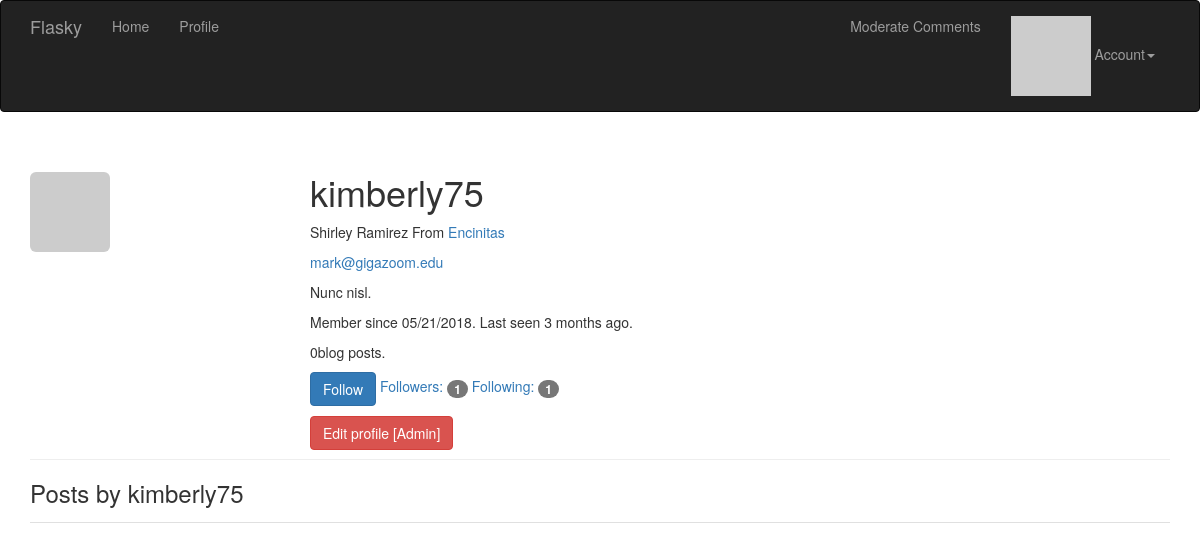
Page /user/kimberly75 (signed in) on the committed database.
### src/app/models.py (models this page shows, shortened)
class User(UserMixin, db.Model):
    __tablename__ = 'users'
    id = db.Column(db.Integer(), primary_key=True)
    email = db.Column(db.String(64), unique=True, index=True)
    username = db.Column(db.String(255), unique=True, index=True)
    role_id = db.Column(db.Integer, db.ForeignKey('roles.id'))
    posts = db.relationship('Post', backref='author', lazy='dynamic')
    comments = db.relationship('Comment', backref='author', lazy='dynamic')
    password_hash = db.Column(db.String(128))
    confirmed = db.Column(db.Boolean(), default=False)
    name = db.Column(db.String(64))
    location = db.Column(db.String(64))
    about_me = db.Column(db.Text())
    member_since = db.Column(db.DateTime(), default=datetime.utcnow)
    last_seen = db.Column(db.DateTime(), default=datetime.utcnow)
    avatar_hash = db.Column(db.String(32))
    followed = db.relationship('Follow',
                               foreign_keys=[Follow.follower_id],
                               backref=db.backref('follower', lazy='joined'),
                               lazy='dynamic',
                               cascade='all, delete-orphan')
    followers = db.relationship('Follow',
                               foreign_keys=[Follow.followed_id],
                               backref=db.backref('followed', lazy='joined'),
                               lazy='dynamic',
                               cascade='all, delete-orphan')
    @property
    def password(self):
        raise AttributeError('password is not a readable attribute')
    def can(self, permission):
        return self.role is not None and (self.role.permission & permission) == permission
    def is_administrator(self):
        return self.can(Permission.ADMINISTER)
    def ping(self):
        self.last_seen = datetime.utcnow()
        db.session.add(self)
    def gravatar(self, size=100, default='identicon', rating='g'):
        if request.is_secure:
            url = 'http://secure.gravatar.com/avatar'
        else:
            url = 'http://www.gravatar.com/avatar'
        hash = self.avatar_hash or self.gravatar_hash()
        return '{url}/{hash}?s={size}&d={default}&r={rating}'.format(
            url=url, hash=hash, size=size, default=default, rating=rating)
    def is_following(self, user):
        return self.followed.filter_by(followed_id=user.id).first() is not None

### src/app/main/views.py (the view)
@main.route('/user/<username>')
def user(username):
    user = User.query.filter_by(username=username).first()
    if user is None:
        abort(404)
    posts = user.posts.order_by(Post.timestamp.desc()).all()
    return render_template('user.html', user=user, posts=posts)

### src/app/auth/views.py (called while the page is built)
@auth.before_app_request
def before_request():
    print(request, ':', request.endpoint)
    if current_user.is_authenticated:
        current_user.ping()
        if not current_user.confirmed and request.endpoint[:5] != 'auth.':
            return redirect(url_for('auth.unconfirmed'))

### src/app/main/__init__.py (called while the page is built)
@main.app_context_processor
def inject_permissions():
    return dict(Permission=Permission)

### src/app/models.py (called while the page is built)
@login_manager.user_loader
def load_user(user_id):
    return User.query.get(int(user_id))

### src/app/templates/user.html (shortened to what this page needs)
{% extends 'base.html' %}
{% block page_content %}
<div class="page-header">
    <img class="img-rounded profile-thumbnail" src="{{ user.gravatar(size=256) }}"/>
    <div class="profile-header">
        <h1>{{ user.username }} </h1>
        {% if user.name or user.location %}
            <p>
            {% if user.name %}
                {{ user.name }}
            {% endif %}
            {% if user.location %}
                From
                <a href="http://maps.google.com/?q={{ user.location }}">
                    {{ user.location }}
                </a>
            {% endif %}
            </p>
        {% endif %}
        {% if current_user.is_administrator() %}
            <p><a href="mailto{{ user.email }}">{{ user.email }}</a></p>
        {% endif %}
        {% if user.about_me %} <p>{{ user.about_me }}</p> {% endif %}
        <p>
            Member since {{ moment(user.member_since).format('L') }}. Last seen {{ moment(user.last_seen).fromNow() }}.
        </p>
        <p>{{ user.posts.count() }}blog posts.</p>
        <p>
            {% if current_user.can(Permission.FOLLOW) and user != current_user %}
                {% if not current_user.is_following(user) %}
                <a href="{{ url_for('.follow', username=user.username) }}" class="btn btn-primary">Follow</a>
                {% else %}
                <a href="{{ url_for('.unfollow', username=user.username) }}" class="btn btn-default">Unfollow</a>
                {% endif %}
            {% endif %}
			<a href="{{ url_for('.followers', username=user.username) }}">Followers: <span class="badge">{{ user.followers.count() }}</span></a>
			<a href="{{ url_for('.followed_by', username=user.username) }}">Following: <span class="badge">{{ user.followed.count() }}</span></a>
        </p>
        {% if current_user.is_administrator() %}
            <a class="btn btn-danger" href="{{ url_for('.edit_profile_admin', id=user.id) }}">
            Edit profile [Admin]
            </a>
        {% endif %}
    </div>
</div>
<h3>Posts by {{ user.username }}</h3>
{% include '_posts.html' %}
{% endblock %}

### src/app/static/styles.css (style rules this page uses)
.profile-thumbnail { position: absolute; }
.profile-header { min-height: 260px; margin-left: 280px; }

### rows in the picture
User: username "kimberly75", name "Shirley Ramirez", location "Encinitas", email "mark@gigazoom.edu", about_me "Nunc nisl.", member_since "05/21/2018", last_seen "3 months ago"

### other values in the picture
{{ user.posts.count() }} "0"
{{ user.followers.count() }} "1"
{{ user.followed.count() }} "1"
